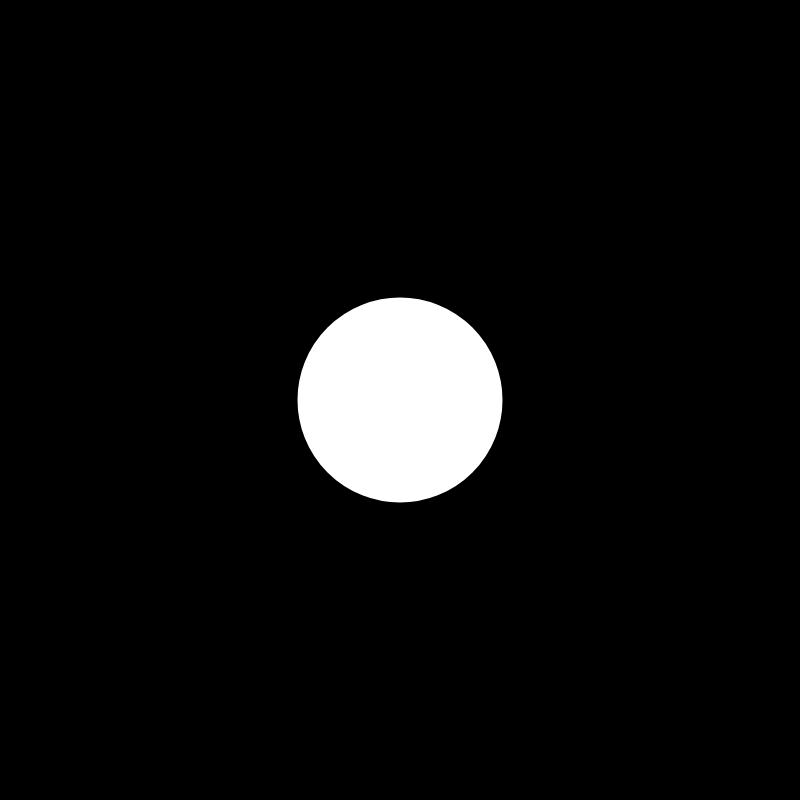
Frame 1 (no input)
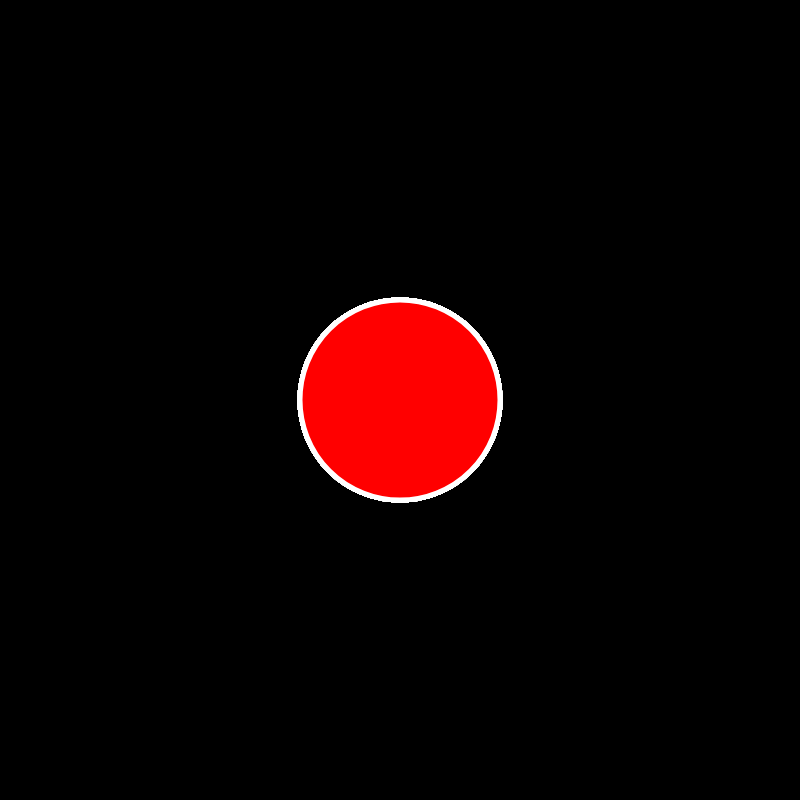
Frame 60 (no input)
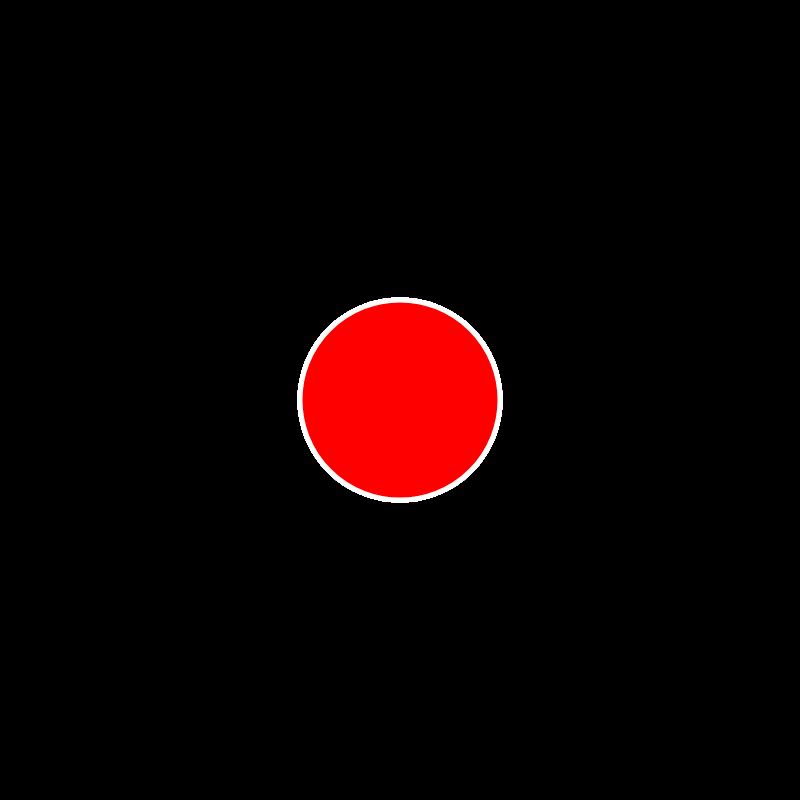
Frame 120 (the mouse pressed at the canvas centre since frame 60)

The p5.js sketch that drew these frames (run headless with seeded random() and noise() and a simulated clock; from frame 60 on, the mouse is pressed at the canvas centre):

// p5.js sketch
// ── sketch.js
let diam = 200

function setup() {
  createCanvas(800, 800);
  background(0)
}

function draw() {
  stroke(255)
  strokeWeight(5)
  circle(width/2, height/2, diam)
  if(mouseX > width/2){
    
    if(mouseY > height/2)
    fill(255)
    else
    fill(0,255,0)
    
 }
  
  else{
   if(mouseY >height/2)
     fill(0,0,255)
  else
    fill(255,0,0)
  }
}
